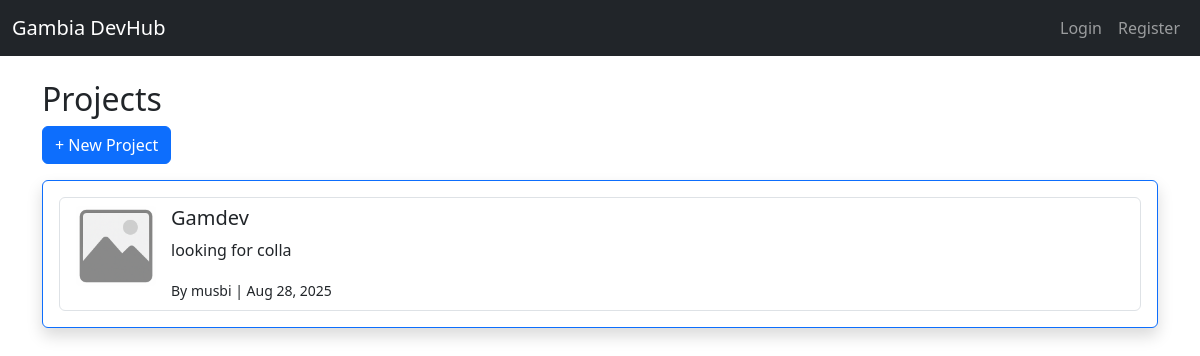
Before: /projects/ with the older database file.
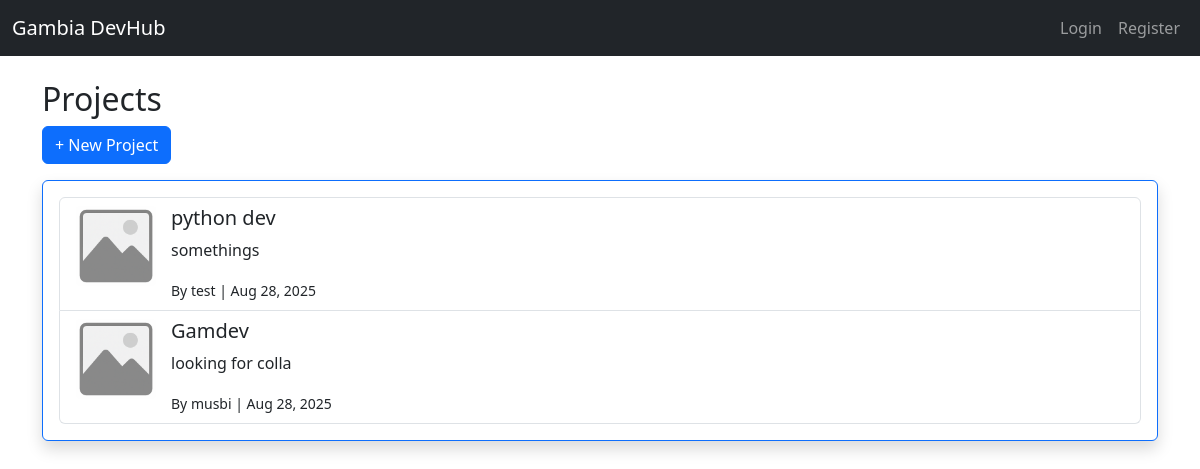
After: the same page with the newer database file.
### projects/models.py (models this page shows, shortened)
class Project(models.Model):
    title = models.CharField(max_length=100)
    description = models.TextField()
    created_by = models.ForeignKey(User, on_delete=models.CASCADE)
    collaborators = models.ManyToManyField(User, related_name="collaborations", blank=True)
    created_at = models.DateTimeField(auto_now_add=True)
    image = models.ImageField(upload_to="project_images/", blank=True, null=True)
    video = models.FileField(upload_to="project_videos/", blank=True, null=True)
    link = models.URLField(max_length=200, blank=True, null=True)

### projects/views.py (the view)
# urls.py: path("", views.project_list, name="project_list"),
def project_list(request):
    projects = Project.objects.all().order_by("-created_at")
    return render(request, "projects/project_list.html", {"projects": projects})

### projects/templates/projects/project_list.html
{% extends "base.html" %}
{% block content %}
{% load static %}
<h2>Projects</h2>
<a href="{% url 'add_project' %}" class="btn btn-primary mb-3">+ New Project</a>
<div class="list-group border border-primary mb-5 shadow p-3 mb-5 bg-body rounded">
  {% for project in projects %}
    <a href="{% url 'project_detail' project.id %}" class="list-group-item list-group-item-action d-flex align-items-start">
      {% if project.image %}
        <img src="{{ project.image.url }}" alt="{{ project.title }}" style="width: 80px; height: 80px; object-fit: cover; margin-right: 15px; border-radius: 5px;">
      {% else %}
        <img src="{% static 'default-thumbnail.png' %}" alt="No image" style="width: 80px; height: 80px; object-fit: cover; margin-right: 15px; border-radius: 5px;">
      {% endif %}
      <div>
        <h5>{{ project.title }}</h5>
        <p>{{ project.description|truncatewords:20 }}</p>
        <small>By {{ project.created_by.username }} | {{ project.created_at|date:"M d, Y" }}</small>
      </div>
    </a>
  {% empty %}
    <p>No projects yet. Be the first to post one!</p>
  {% endfor %}
</div>
{% endblock %}

Changed rows visible on the page:
added Project: title "python dev", description "somethings", created_by.username "test", created_at "Aug 28, 2025"
